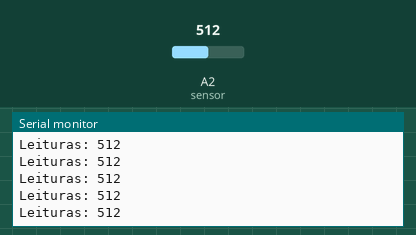
The sketch below on a simulated Arduino Uno, built with avr-gcc and run on an emulated ATmega328P. Shown: the last lines printed to the serial monitor. Inputs (shaded band) come from the test bench; at power-on: A2 (sensor) = 512.

Above: at 1.2 s.
1.3 s: A2 (sensor) set to 716
At 1.31 s:
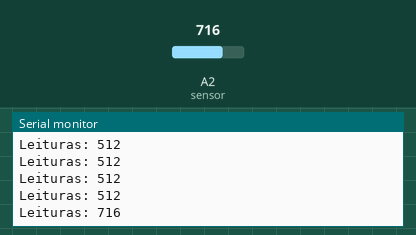
2.8 s: A2 (sensor) set to 900
At 2.82 s:
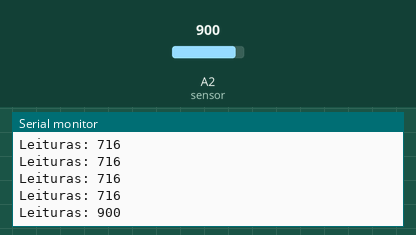
Timing chart, 0 to 5.8 s (numbered marks = the images above; inputs shaded):
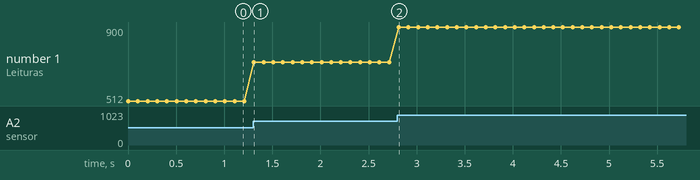

Measured:
- after the input at 1.3 s, the serial monitor: prints a new line at once (image 1)
- after the input at 2.8 s, the serial monitor: prints a new line at once (image 2)
- plotted number 1: 512 → 716 after the input at 1.3 s, 716 → 900 after the input at 2.8 s

The sketch:

Teste_sensor_qre1113.ino
```cpp
#define sensor A2
int leitura = 0;
void setup() {
  Serial.begin(9600); // Setup the Serial to a speed of 9600bps
}

void loop() {
  // Print the sensors values
  Serial.print("Leituras: ");
  leitura = analogRead(sensor);
  Serial.println(leitura);
  delay(100);
  Serial.println("\n");
}
```
